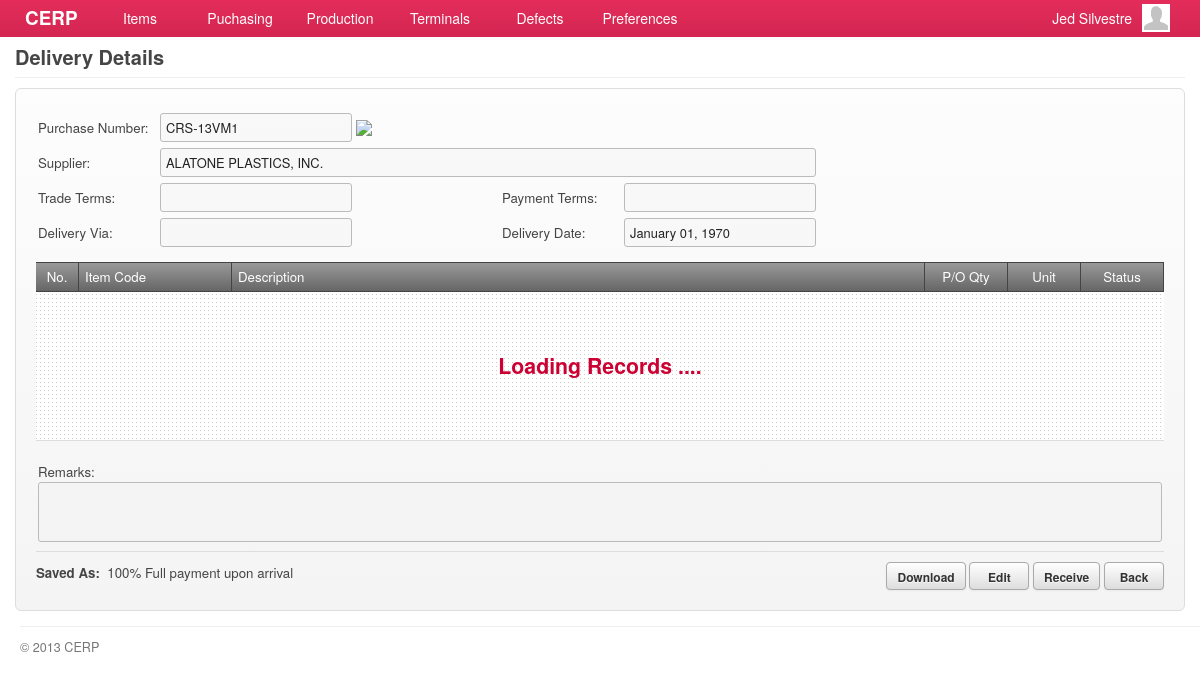
Screenshot of /account/deliveries-show.php?id=6 (signed in) with the database file from the repository.
### tables this page shows
CREATE TABLE `capabilities` (
  `id` int(11) NOT NULL AUTO_INCREMENT,
  `title` varchar(45) DEFAULT NULL,
  `name` varchar(45) DEFAULT NULL,
  `capability` varchar(45) DEFAULT NULL,
  `url` varchar(45) DEFAULT NULL,
  `parent` int(11) DEFAULT NULL,
  PRIMARY KEY (`id`)
);

CREATE TABLE `deliveries` (
  `id` bigint(20) NOT NULL AUTO_INCREMENT,
  `purchase_id` int(11) DEFAULT NULL,
  `delivery_via` varchar(80) DEFAULT NULL,
  `delivery_date` date DEFAULT NULL,
  `remarks` varchar(180) DEFAULT NULL,
  `status` int(4) DEFAULT '135',
  `updated_at` datetime DEFAULT NULL,
  `created_at` datetime DEFAULT NULL,
  PRIMARY KEY (`id`)
);

CREATE TABLE `purchases` (
  `id` bigint(20) NOT NULL AUTO_INCREMENT,
  `purchase_number` varchar(45) DEFAULT NULL,
  `supplier_id` bigint(20) DEFAULT NULL,
  `delivery_via` varchar(80) DEFAULT NULL,
  `delivery_date` date DEFAULT NULL,
  `trade_terms` varchar(80) DEFAULT NULL,
  `payment_terms` varchar(80) DEFAULT NULL,
  `total_amount` double DEFAULT NULL,
  `remarks` varchar(180) DEFAULT NULL,
  `status` int(3) DEFAULT '9',
  `publish_by` bigint(20) DEFAULT '0',
  `updated_by` bigint(20) DEFAULT '0',
  `updated_at` datetime DEFAULT NULL,
  `created_by` bigint(20) DEFAULT '0',
  `created_at` datetime DEFAULT NULL,
  PRIMARY KEY (`id`)
);

CREATE TABLE `suppliers` (
  `id` int(11) NOT NULL AUTO_INCREMENT,
  `supplier_code` varchar(45) DEFAULT NULL,
  `name` varchar(100) DEFAULT NULL,
  `address` varchar(100) DEFAULT NULL,
  `country` int(11) DEFAULT NULL,
  `representative` varchar(100) DEFAULT NULL,
  `contact_no1` varchar(45) DEFAULT NULL,
  `contact_no2` varchar(45) DEFAULT NULL,
  `fax_no` varchar(45) DEFAULT NULL,
  `email` varchar(45) DEFAULT NULL,
  `supplier_type` int(11) DEFAULT NULL,
  `product_service` int(11) DEFAULT NULL,
  `term_of_payment` int(11) DEFAULT NULL,
  `description` tinytext,
  `created_at` timestamp NULL DEFAULT NULL,
  `updated_at` timestamp NULL DEFAULT NULL,
  PRIMARY KEY (`id`)
);

CREATE TABLE `lookups` (
  `id` int(11) NOT NULL AUTO_INCREMENT,
  `code` varchar(7) DEFAULT NULL,
  `description` varchar(45) DEFAULT NULL,
  `parent` varchar(6) DEFAULT NULL,
  `created_at` timestamp NULL DEFAULT NULL,
  `updated_at` timestamp NULL DEFAULT NULL,
  PRIMARY KEY (`id`)
);

### include/general.class.php (called while the page is built, shortened)
<?php
require('database.class.php');
require('capabilities.class.php');
require('posts.class.php');
require('query.class.php');
require('role.class.php');
$HostAccount	= "account";
$HostExcel		= "excel";
$DB				= new MySQL;
  $Host			= "cerp";
  $HostAccount	= "/".$Host."/".$HostAccount;
  $HostExcel	= "/".$Host."/".$HostExcel;
  $DB->database	= "cerpdb";
  $DB->username	= "cerpuser";
  $DB->password	= "cerpuser";
  $DB->hostname	= "localhost";
$Capabilities	= new Capabilities($DB);
$Query			= new Query($DB);
$Signed			= $_SESSION['user'];
$Role		= new Role($DB, $Signed['id']);
require('functions.php');
?>

### include/role.class.php (called while the page is built, shortened)
<?php
class Role
{
	private $DB;
	private $user_id;
	function Role($db, $uid) {
  	$this->DB = $db;
		$this->user_id = $uid;
  }
	function isCapableByName($cap_name) {
		foreach ($this->getUserRoles() as $user_role) {
			$result = $this->DB->Find('role_capabilities', array(
						  			'columns' 		=> 'role_capabilities.*',
						  			'joins' => 'INNER JOIN capabilities ON capabilities.id = role_capabilities.capability_id',
						  	    'conditions' 	=> 'capabilities.capability="'. $cap_name .'" AND role_id='. $user_role['role_id']));
			if(isset($result)) {
				return TRUE;
			}
		}
	}
	function getUserRoles() {
		$result = $this->DB->Get('user_roles', array(
						  			'columns' 		=> 'user_roles.role_id, roles.name',
						  			'joins' => 'INNER JOIN roles ON roles.id = user_roles.role_id',
						  	    'conditions' 	=> 'user_roles.user_id='. $this->user_id));
		if(isset($result)) {
			return $result;
		}
	}
}

### include/database.class.php (called while the page is built, shortened)
<?php
class MySQL {
  public $username	= "cerpuser";
  public $password	= "cerpuser";
  public $hostname	= "localhost";
  public function Connect() {
    $conn = mysql_connect($this->hostname, $this->username, $this->password) or die("<br/><span class='notice'><p class='error'><strong>ERROR!</strong> Unable to connect to MySQL! </p></span>");
    return $conn;
  }
  public function Query($sql) {
  	$conn = $this->Connect();
    $result = mysql_query($sql, $conn);
	return $result;
  }
  function Get($table, $args='') {
  	if (isset($args)) {
  	  $args['columns'] = (isset($args['columns']) ? $args['columns'] : '*');
  	  $args['joins'] = (isset($args['joins']) ? $args['joins'] : '');
		  $args['conditions'] = ($args['conditions'] == '' ? '' : 'WHERE '.$args['conditions']);
		  $args['sort_column'] = ($args['sort_column'] == '' ? '' : 'ORDER BY '.$args['sort_column']);
		  $args['sort_order'] = ($args['sort_order'] == '' ? '' : $args['sort_order']);
		  $args['startpoint'] = ($args['startpoint'] == '' ? '' : 'LIMIT '.$args['startpoint']);
		  $args['limit'] = ($args['limit'] == '' ? '' : ','.$args['limit']);
		}
	$data = array();
	$sql = "SELECT ".$args['columns']." FROM ".$table." ".$args['joins']." ".$args['conditions']." ".$args['sort_column']." ".$args['sort_order']." ".$args['startpoint']." ".$args['limit'];
	$result = $this->IsEmpty($this->Query($sql));
	if(!empty($result)) {
      while ($row = mysql_fetch_array($result)) {
        $data[] = $row;
      }
	}
	return $data;
  }
	function Fetch($table, $args='') {
  	if (isset($args)) {
  	  $args['columns'] = (isset($args['columns']) ? $args['columns'] : '*');
  	  $args['joins'] = (isset($args['joins']) ? $args['joins'] : '');
	  	$args['conditions'] = ($args['conditions'] == '' ? '' : ' WHERE '.$args['conditions']);
      $args['order'] = ($args['order'] == '' ? '' : ' ORDER BY '.$args['order']);
      $args['limit'] = ($args['limit'] == '' ? '' : ' LIMIT '.$args['limit']);
      $args['group'] = ($args['group'] == '' ? '' : ' GROUP BY '.$args['group']);
    }
	$data = array();
    $sql = "SELECT ".$args['columns'];
    $sql .= " FROM ".$table." ".$args['joins'];
    $sql .= $args['conditions'];
    $sql .= $args['group'];
    $sql .= $args['order'];
    $sql .= $args['limit'];
	$result = $this->IsEmpty($this->Query($sql));
	if(!empty($result)) {
      while ($row = mysql_fetch_array($result)) {
        $data[] = $row;
      }
	}
	return $data;
  }
  function Find($table, $args='') {
  	if (isset($args)) {
  	  $args['columns'] = (isset($args['columns']) ? $args['columns'] : '*');
  	  $args['joins'] = (isset($args['joins']) ? $args['joins'] : '');
	  $args['conditions'] = ($args['conditions'] == '' ? '' : 'where '.$args['conditions']);
	}
	$sql = "SELECT ".$args['columns']." FROM ".$table." ".$args['joins']." ".$args['conditions'] ." ". $args['sort_column'];
	$row = $this->IsEmpty($this->Query($sql));
	return mysql_fetch_array($row);
  }
  private function IsEmpty($result) {
    if(mysql_num_rows($result) > 0) return $result;
    return null;
  }
}

### include/capabilities.class.php (called while the page is built, shortened)
<?php
class Capabilities {
  private $DB;
	public $All;
	function Capabilities($db) {
		$this->DB = $db;
		$this->GetCapabilities();
	}
  function GetTitle() {
    global $capability_key;
	return $this->All[$capability_key]['title'];
  }
	function GetCapabilities() {
		$capabilities = $this->DB->Get('capabilities', array(
					  			'columns' 		=> 'id, capability, title, name, parent, url',
					  	    'conditions' 	=> 'parent IS NOT null ORDER BY parent'));
		$all = array();
		foreach ($capabilities as $cap) {
			$all[$cap['capability']] = array('title' => $cap['title'],'name' => $cap['name'], 'url' => $cap['url'], 'parent' => $cap['parent']);
		}
		$this->All = $all;
	}
}

### include/query.class.php (called while the page is built, shortened)
<?php
class Query {
  private $DB;
  function Query($db) {
  	$this->DB = $db;
  }
  function delivery_by_id($id) {
  	$query = $this->DB->Fetch('deliveries', array(
               'columns'  => 'deliveries.id, purchases.id AS pid, purchases.purchase_number, suppliers.id AS supplier_id, suppliers.name AS supplier_name,
                              deliveries.delivery_date, deliveries.delivery_via, purchases.trade_terms,
                              purchases.payment_terms, purchases.total_amount, deliveries.remarks, lookups.description AS status,
                              deliveries.created_at',
               'joins' => 'INNER JOIN purchases ON purchases.id = deliveries.purchase_id
               						 INNER JOIN suppliers ON suppliers.id = purchases.supplier_id
                           INNER JOIN lookups ON lookups.id = deliveries.status',
               'conditions' => 'deliveries.id = '. $id)
             );
		if(!empty($query)) return $query[0];
		return null;
  }
}

### account/deliveries-show.php (the view, shortened to what this page needs)
<?php
  $capability_key = 'show_deliveries';
  require('header.php');
	$allowed = $Role->isCapableByName($capability_key);
	if(!$allowed) {
		require('inaccessible.php');
	}else{
  	$delivery = $Query->delivery_by_id($_GET['id']);
?>
      <div id="page">
        <div id="page-title">
          <h2>
            <span class="title"><?php echo $Capabilities->GetTitle(); ?></span>
          </h2>
        </div>
        <div id="content">
          <form id="delivery-form" action="<?php host($Capabilities->GetUrl()) ?>" method="POST" class="form-container">
             <div>
             	<table>
                   <tr>
                      <td width="120">Purchase Number:</td><td width="340"><input type="text" value="<?php echo $delivery['purchase_number']; ?>" class="text-field" disabled/>
                      	<?php echo $linkto = (isset($delivery['pid'])) ? link_to('purchases-show.php?id='.$delivery['pid']) : '' ?>
                      </td>
                      <td width="120"></td><td width="340"></td>
                   </tr>
                   <tr>
                      <td>Supplier:</td>
                      <td colspan="99">
                        <input type="text" value="<?php echo $delivery['supplier_name']; ?>" class="text-field" style="width:644px;" disabled/>
                      </td>
                   </tr>
                   <tr>
                      <td>Trade Terms:</td><td><input type="text" value="<?php echo $delivery['trade_terms']; ?>" class="text-field" disabled/></td>
                      <td>Payment Terms:</td><td><input type="text" value="<?php echo $delivery['payment_terms']; ?>" class="text-field" disabled/></td>
                   </tr>
                   <tr>
                      <td>Delivery Via:</td><td><input type="text" value="<?php echo $delivery['delivery_via']; ?>" class="text-field" disabled/></td>
                      <td>Delivery Date:</td><td><input type="text" value="<?php echo date("F d, Y", strtotime($delivery['delivery_date'])) ?>" class="text-field text-date" disabled/></td>
                   </tr>
                   <tr><td height="5" colspan="99"></td></tr>
                </table>
             </div>
             <div id="grid-delivery-materials" class="grid jq-grid" style="min-height:146px;">
               <table cellspacing="0" cellpadding="0">
                 <thead>
                   <tr>
                     <td width="30" class="border-right text-center">No.</td>
                     <td width="140" class="border-right">Item Code</td>
                     <td class="border-right">Description</td>
                     <td width="70" class="border-right text-center">P/O Qty</td>
                     <td width="60" class="border-right text-center">Unit</td>
                     <td width="70" class="border-right text-center">Status</td>
                   </tr>
                 </thead>
                 <tbody id="delivery-materials"></tbody>
               </table>
             </div>
             <div>
             	<table width="100%">
                   <tr><td height="5" colspan="99"></td></tr>
                   <tr>
                      <td></td>
                      <td align="right"></td>
                   </tr>
                   <tr><td colspan="2">Remarks:<br/><textarea style="min-width:650px;width:98.9%;height:50px;" disabled><?php echo $delivery['remarks']; ?></textarea></td></tr>
                </table>
             </div>
             <div class="field-command">
           	   <div class="text-post-status">
           	     <strong>Saved As:</strong>&nbsp;&nbsp;<?php echo $delivery['status']; ?>
               </div>
           	   <input type="button" value="Download" class="btn btn-download" rel="<?php echo excel_file('?category=delivery&id='. $delivery['id']); ?>"/>
               <?php if($delivery['status'] != "Publish") { ?>
               <input type="button" value="Edit" class="btn redirect-to" rel="<?php echo host('deliveries-edit.php?id='. $delivery['id']); ?>"/>
           	   <?php } ?>
           	   <input type="button" value="Receive" class="btn redirect-to" rel="<?php echo host('receiving-show.php?id='.$_GET['id']); ?>"/>
               <input type="button" value="Back" class="btn redirect-to" rel="<?php echo host('deliveries.php'); ?>"/>
             </div>
          </form>
       </div>
     </div>
<?php }
require('footer.php'); ?>

### rows the page displays
capabilities: title "Delivery Details"
deliveries: purchase.purchase_number "CRS-13VM1", name "ALATONE PLASTICS, INC.", delivery_date "January 01, 1970", lookups.description "100% Full payment upon arrival"

### other values shown
$Signed['first_name'] "Jed"
$Signed['last_name'] "Silvestre"
